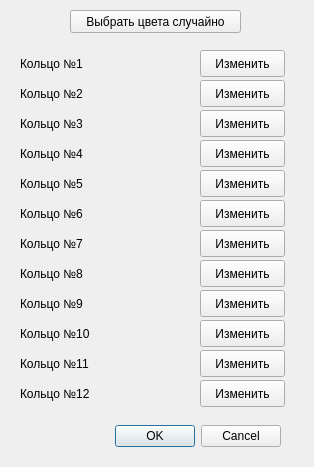
<?xml version="1.0" encoding="UTF-8"?>
<ui version="4.0">
 <class>Dialog</class>
 <widget class="QDialog" name="Dialog">
  <property name="geometry">
   <rect>
    <x>0</x>
    <y>0</y>
    <width>314</width>
    <height>467</height>
   </rect>
  </property>
  <property name="minimumSize">
   <size>
    <width>314</width>
    <height>467</height>
   </size>
  </property>
  <property name="maximumSize">
   <size>
    <width>314</width>
    <height>467</height>
   </size>
  </property>
  <property name="windowTitle">
   <string>Настройки</string>
  </property>
  <widget class="QLabel" name="labelRing1">
   <property name="geometry">
    <rect>
     <x>20</x>
     <y>50</y>
     <width>75</width>
     <height>27</height>
    </rect>
   </property>
   <property name="text">
    <string>Кольцо №1</string>
   </property>
  </widget>
  <widget class="QLabel" name="labelColor_1">
   <property name="geometry">
    <rect>
     <x>110</x>
     <y>50</y>
     <width>71</width>
     <height>27</height>
    </rect>
   </property>
   <property name="text">
    <string/>
   </property>
  </widget>
  <widget class="QPushButton" name="buttonColor_1">
   <property name="geometry">
    <rect>
     <x>200</x>
     <y>50</y>
     <width>85</width>
     <height>27</height>
    </rect>
   </property>
   <property name="text">
    <string>Изменить</string>
   </property>
  </widget>
  <widget class="QPushButton" name="buttonColor_2">
   <property name="geometry">
    <rect>
     <x>200</x>
     <y>80</y>
     <width>85</width>
     <height>27</height>
    </rect>
   </property>
   <property name="text">
    <string>Изменить</string>
   </property>
  </widget>
  <widget class="QLabel" name="labelRing1_2">
   <property name="geometry">
    <rect>
     <x>20</x>
     <y>80</y>
     <width>75</width>
     <height>27</height>
    </rect>
   </property>
   <property name="text">
    <string>Кольцо №2</string>
   </property>
  </widget>
  <widget class="QLabel" name="labelColor_2">
   <property name="geometry">
    <rect>
     <x>110</x>
     <y>80</y>
     <width>71</width>
     <height>27</height>
    </rect>
   </property>
   <property name="text">
    <string/>
   </property>
  </widget>
  <widget class="QLabel" name="labelColor_3">
   <property name="geometry">
    <rect>
     <x>110</x>
     <y>110</y>
     <width>71</width>
     <height>27</height>
    </rect>
   </property>
   <property name="text">
    <string/>
   </property>
  </widget>
  <widget class="QPushButton" name="buttonColor_3">
   <property name="geometry">
    <rect>
     <x>200</x>
     <y>110</y>
     <width>85</width>
     <height>27</height>
    </rect>
   </property>
   <property name="text">
    <string>Изменить</string>
   </property>
  </widget>
  <widget class="QLabel" name="labelRing1_3">
   <property name="geometry">
    <rect>
     <x>20</x>
     <y>110</y>
     <width>75</width>
     <height>27</height>
    </rect>
   </property>
   <property name="text">
    <string>Кольцо №3</string>
   </property>
  </widget>
  <widget class="QLabel" name="labelRing1_4">
   <property name="geometry">
    <rect>
     <x>20</x>
     <y>140</y>
     <width>75</width>
     <height>27</height>
    </rect>
   </property>
   <property name="text">
    <string>Кольцо №4</string>
   </property>
  </widget>
  <widget class="QLabel" name="labelColor_4">
   <property name="geometry">
    <rect>
     <x>110</x>
     <y>140</y>
     <width>71</width>
     <height>27</height>
    </rect>
   </property>
   <property name="text">
    <string/>
   </property>
  </widget>
  <widget class="QPushButton" name="buttonColor_4">
   <property name="geometry">
    <rect>
     <x>200</x>
     <y>140</y>
     <width>85</width>
     <height>27</height>
    </rect>
   </property>
   <property name="text">
    <string>Изменить</string>
   </property>
  </widget>
  <widget class="QPushButton" name="buttonColor_5">
   <property name="geometry">
    <rect>
     <x>200</x>
     <y>170</y>
     <width>85</width>
     <height>27</height>
    </rect>
   </property>
   <property name="text">
    <string>Изменить</string>
   </property>
  </widget>
  <widget class="QLabel" name="labelColor_5">
   <property name="geometry">
    <rect>
     <x>110</x>
     <y>170</y>
     <width>71</width>
     <height>27</height>
    </rect>
   </property>
   <property name="text">
    <string/>
   </property>
  </widget>
  <widget class="QLabel" name="labelRing1_5">
   <property name="geometry">
    <rect>
     <x>20</x>
     <y>170</y>
     <width>75</width>
     <height>27</height>
    </rect>
   </property>
   <property name="text">
    <string>Кольцо №5</string>
   </property>
  </widget>
  <widget class="QLabel" name="labelRing1_6">
   <property name="geometry">
    <rect>
     <x>20</x>
     <y>200</y>
     <width>75</width>
     <height>27</height>
    </rect>
   </property>
   <property name="text">
    <string>Кольцо №6</string>
   </property>
  </widget>
  <widget class="QLabel" name="labelColor_6">
   <property name="geometry">
    <rect>
     <x>110</x>
     <y>200</y>
     <width>71</width>
     <height>27</height>
    </rect>
   </property>
   <property name="text">
    <string/>
   </property>
  </widget>
  <widget class="QPushButton" name="buttonColor_6">
   <property name="geometry">
    <rect>
     <x>200</x>
     <y>200</y>
     <width>85</width>
     <height>27</height>
    </rect>
   </property>
   <property name="text">
    <string>Изменить</string>
   </property>
  </widget>
  <widget class="QPushButton" name="buttonColor_7">
   <property name="geometry">
    <rect>
     <x>200</x>
     <y>230</y>
     <width>85</width>
     <height>27</height>
    </rect>
   </property>
   <property name="text">
    <string>Изменить</string>
   </property>
  </widget>
  <widget class="QLabel" name="labelColor_7">
   <property name="geometry">
    <rect>
     <x>110</x>
     <y>230</y>
     <width>71</width>
     <height>27</height>
    </rect>
   </property>
   <property name="text">
    <string/>
   </property>
  </widget>
  <widget class="QLabel" name="labelRing1_7">
   <property name="geometry">
    <rect>
     <x>20</x>
     <y>230</y>
     <width>75</width>
     <height>27</height>
    </rect>
   </property>
   <property name="text">
    <string>Кольцо №7</string>
   </property>
  </widget>
  <widget class="QLabel" name="labelRing1_8">
   <property name="geometry">
    <rect>
     <x>20</x>
     <y>260</y>
     <width>75</width>
     <height>27</height>
    </rect>
   </property>
   <property name="text">
    <string>Кольцо №8</string>
   </property>
  </widget>
  <widget class="QLabel" name="labelColor_8">
   <property name="geometry">
    <rect>
     <x>110</x>
     <y>260</y>
     <width>71</width>
     <height>27</height>
    </rect>
   </property>
   <property name="text">
    <string/>
   </property>
  </widget>
  <widget class="QPushButton" name="buttonColor_8">
   <property name="geometry">
    <rect>
     <x>200</x>
     <y>260</y>
     <width>85</width>
     <height>27</height>
    </rect>
   </property>
   <property name="text">
    <string>Изменить</string>
   </property>
  </widget>
  <widget class="QPushButton" name="buttonColor_9">
   <property name="geometry">
    <rect>
     <x>200</x>
     <y>290</y>
     <width>85</width>
     <height>27</height>
    </rect>
   </property>
   <property name="text">
    <string>Изменить</string>
   </property>
  </widget>
  <widget class="QLabel" name="labelColor_9">
   <property name="geometry">
    <rect>
     <x>110</x>
     <y>290</y>
     <width>71</width>
     <height>27</height>
    </rect>
   </property>
   <property name="text">
    <string/>
   </property>
  </widget>
  <widget class="QLabel" name="labelRing1_9">
   <property name="geometry">
    <rect>
     <x>20</x>
     <y>290</y>
     <width>75</width>
     <height>27</height>
    </rect>
   </property>
   <property name="text">
    <string>Кольцо №9</string>
   </property>
  </widget>
  <widget class="QLabel" name="labelRing1_10">
   <property name="geometry">
    <rect>
     <x>20</x>
     <y>320</y>
     <width>75</width>
     <height>27</height>
    </rect>
   </property>
   <property name="text">
    <string>Кольцо №10</string>
   </property>
  </widget>
  <widget class="QLabel" name="labelColor_10">
   <property name="geometry">
    <rect>
     <x>110</x>
     <y>320</y>
     <width>71</width>
     <height>27</height>
    </rect>
   </property>
   <property name="text">
    <string/>
   </property>
  </widget>
  <widget class="QPushButton" name="buttonColor_10">
   <property name="geometry">
    <rect>
     <x>200</x>
     <y>320</y>
     <width>85</width>
     <height>27</height>
    </rect>
   </property>
   <property name="text">
    <string>Изменить</string>
   </property>
  </widget>
  <widget class="QPushButton" name="buttonColor_11">
   <property name="geometry">
    <rect>
     <x>200</x>
     <y>350</y>
     <width>85</width>
     <height>27</height>
    </rect>
   </property>
   <property name="text">
    <string>Изменить</string>
   </property>
  </widget>
  <widget class="QLabel" name="labelColor_11">
   <property name="geometry">
    <rect>
     <x>110</x>
     <y>350</y>
     <width>71</width>
     <height>27</height>
    </rect>
   </property>
   <property name="text">
    <string/>
   </property>
  </widget>
  <widget class="QLabel" name="labelRing1_11">
   <property name="geometry">
    <rect>
     <x>20</x>
     <y>350</y>
     <width>75</width>
     <height>27</height>
    </rect>
   </property>
   <property name="text">
    <string>Кольцо №11</string>
   </property>
  </widget>
  <widget class="QLabel" name="labelRing1_12">
   <property name="geometry">
    <rect>
     <x>20</x>
     <y>380</y>
     <width>75</width>
     <height>27</height>
    </rect>
   </property>
   <property name="text">
    <string>Кольцо №12</string>
   </property>
  </widget>
  <widget class="QPushButton" name="buttonColor_12">
   <property name="geometry">
    <rect>
     <x>200</x>
     <y>380</y>
     <width>85</width>
     <height>27</height>
    </rect>
   </property>
   <property name="text">
    <string>Изменить</string>
   </property>
  </widget>
  <widget class="QLabel" name="labelColor_12">
   <property name="geometry">
    <rect>
     <x>110</x>
     <y>380</y>
     <width>71</width>
     <height>27</height>
    </rect>
   </property>
   <property name="text">
    <string/>
   </property>
  </widget>
  <widget class="QPushButton" name="buttonShuffle">
   <property name="geometry">
    <rect>
     <x>70</x>
     <y>10</y>
     <width>171</width>
     <height>23</height>
    </rect>
   </property>
   <property name="text">
    <string>Выбрать цвета случайно</string>
   </property>
  </widget>
  <widget class="QDialogButtonBox" name="buttonBox">
   <property name="geometry">
    <rect>
     <x>100</x>
     <y>420</y>
     <width>181</width>
     <height>32</height>
    </rect>
   </property>
   <property name="orientation">
    <enum>Qt::Horizontal</enum>
   </property>
   <property name="standardButtons">
    <set>QDialogButtonBox::Cancel|QDialogButtonBox::Ok</set>
   </property>
  </widget>
 </widget>
 <resources/>
 <connections>
  <connection>
   <sender>buttonBox</sender>
   <signal>accepted()</signal>
   <receiver>Dialog</receiver>
   <slot>accept()</slot>
   <hints>
    <hint type="sourcelabel">
     <x>190</x>
     <y>435</y>
    </hint>
    <hint type="destinationlabel">
     <x>156</x>
     <y>233</y>
    </hint>
   </hints>
  </connection>
  <connection>
   <sender>buttonBox</sender>
   <signal>rejected()</signal>
   <receiver>Dialog</receiver>
   <slot>reject()</slot>
   <hints>
    <hint type="sourcelabel">
     <x>190</x>
     <y>435</y>
    </hint>
    <hint type="destinationlabel">
     <x>156</x>
     <y>233</y>
    </hint>
   </hints>
  </connection>
 </connections>
</ui>
